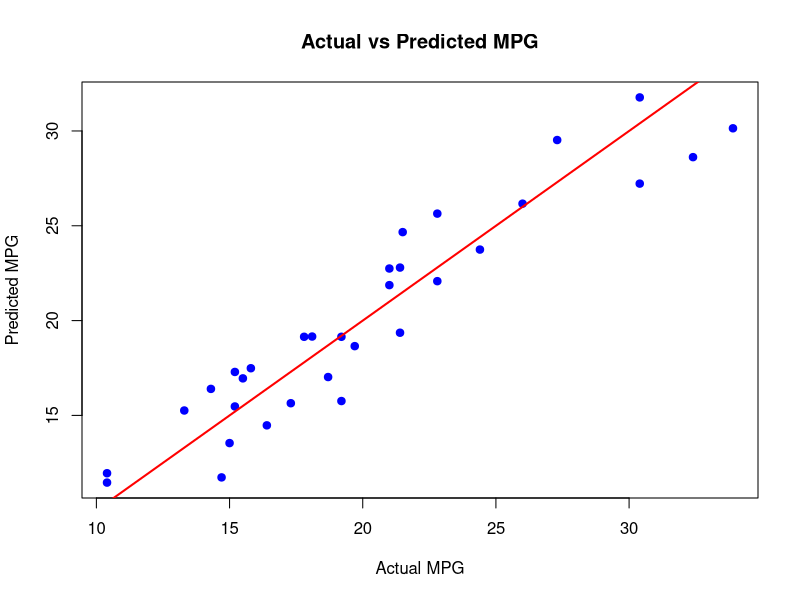

The R source for this figure:
# Creating input data
input <- mtcars[, c("mpg", "wt", "disp", "hp")]
print(head(input))

# Creating the relationship model
Model <- lm(mpg ~ wt + disp * hp, data = input)

# Showing the Model summary
print(summary(Model))

# Predict mpg using the model
predicted_mpg <- predict(Model)
png("multi linear regression.png")
# Plot actual vs predicted mpg
plot(input$mpg, predicted_mpg,
     xlab = "Actual MPG",
     ylab = "Predicted MPG",
     main = "Actual vs Predicted MPG",
     pch = 19, col = "blue")
abline(a = 0, b = 1, col = "red", lwd = 2)  # Add y = x line for reference
dev.off()

